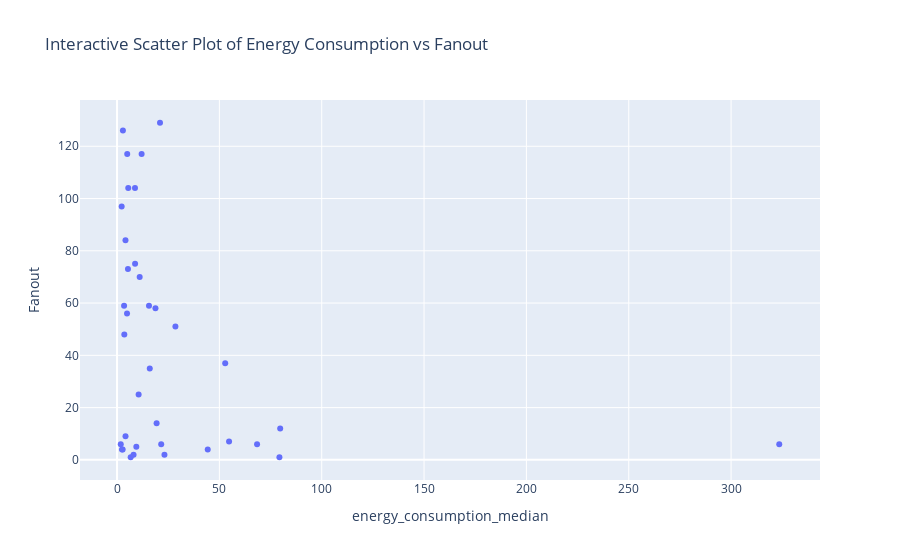

Here is the notebook cell this chart was saved with:
### Markdown cell above
## Hibernate-orm

### Code cell
import importlib
import utils2
importlib.reload(utils2)
from utils2 import *

data_hibernate = get_all_data_from_one_repo("hibernate-orm", 25, excluded_first_ancestor_class=" ")

all_project_means = mean_dict(data_hibernate)
df = create_dataframe_metric_energy(data_hibernate, "hibernate-orm")
scatter_plot(df)

### Figure 1 — Plotly figure (JSON) as saved in the notebook; plotly's stock layout.template omitted (floating-point values rounded to 4 significant figures)
{"data": [{"customdata": [["buildStaxFactory/0"], ["jaxb/4[javax.xml.stream.XMLEventReader,javax.xml.validation.Schema,org.hibernate.boot.jaxb.internal.JAXBContext,org.hibernate.boot.jaxb.Origin]"], ["mappingJaxbContext/0"], ["mappingJaxbContext/0"], ["doBind/1[org.hibernate.boot.jaxb.spi.Binder]"], ["peek/0"], ["getPhysicalNamingStrategy/0"], ["findResource/1[java.lang.String]"], ["hasNextIgnoringServiceConfigurationError/1[java.util.Iterator<?>]"], ["loadAll/0"], ["loadAll/0"], ["resolveLocalXsdSchema/1[java.lang.String]"], ["MethodDispatching/2[org.hibernate.bytecode.enhance.internal.bytebuddy.TypeDescription,org.hibernate.bytecode.enhance.internal.bytebuddy.EnhancerImpl.AnnotatedFieldDescription]"], ["buildBytecodeProvider/1[java.lang.String]"], ["make/2[TypePool,DynamicType.Builder<?>]"], ["registerKeyword/1[java.lang.String]"], ["makeConnection/2[java.lang.String,java.util.Properties]"], ["apply/1[java.sql.DatabaseMetaData]"], ["SqmCriteriaNodeBuilder/7[java.lang.String,java.lang.String,org.hibernate.query.sqm.internal.QueryEngine,boolean,org.hibernate.query.sqm.internal.ValueHandlingMode,org.hibernate.query.sqm.internal.ServiceRegistry,java.util.function.Supplier<org.hibernate.engine.spi.SessionFactoryImplementor>]"], ["accept/1[java.lang.String]"], ["applyRegistrationKeys/2[org.hibernate.type.BasicTypeReference<?>,java.lang.String[]]"], ["extractLoggableRepresentation/1[byte[]]"], ["verify/3[java.lang.String,org.hibernate.orm.test.boot.jaxb.mapping.ClassLoaderService,org.hibernate.orm.test.boot.jaxb.mapping.ServiceRegistryScope]"], ["verifyHbm/3[java.lang.String,org.hibernate.orm.test.boot.jaxb.mapping.ClassLoaderService,org.hibernate.orm.test.boot.jaxb.mapping.ServiceRegistryScope]"], ["getBytesFromInputStream/1[java.io.InputStream]"], ["createSeContainer/0"], ["getConnection/0"], ["init/1[org.hibernate.orm.test.delegation.SessionFactoryScope]"], ["fullyImplicitTest2/1[org.hibernate.orm.test.query.sql.SessionFactoryScope]"], ["getResultSetProxy/2[java.sql.ResultSet,java.sql.Statement]"], ["evaluate/0"], ["evaluate/0"], ["createTestUsingConstructorInjection/0"], ["collectInitializationErrors/1[java.util.List<java.lang.Throwable>]"], ["evaluate/0"], ["Log4J2DelegatingLogger/1[java.lang.String]"]], "hovertemplate": "energy_consumption_median=%{x}<br>Fanout=%{y}<br>identifier=%{customdata[0]}<extra></extra>", "legendgroup": "", "marker": {"color": "#636efa", "symbol": "circle"}, "mode": "markers", "name": "", "orientation": "v", "showlegend": false, "type": "scatter", "x": [3.448, 8.819, 11.06, 16.0, 1.815, 18.77, 6.664, 4.127, 12.01, 4.975, 21.0, 28.52, 21.58, 3.561, 54.73, 8.769, 52.85, 5.481, 4.881, 10.55, 15.61, 2.871, 2.746, 2.411, 23.16, 9.426, 5.34, 19.33, 44.31, 2.267, 323.5, 68.41, 4.141, 8.075, 79.71, 79.33], "xaxis": "x", "y": [59, 75, 70, 35, 6, 58, 1, 84, 117, 117, 129, 51, 6, 48, 7, 104, 37, 104, 56, 25, 59, 126, 4, 4, 2, 5, 73, 14, 4, 97, 6, 6, 9, 2, 12, 1], "yaxis": "y"}], "layout": {"legend": {"tracegroupgap": 0}, "title": {"text": "Interactive Scatter Plot of Energy Consumption vs Fanout"}, "xaxis": {"anchor": "y", "domain": [0, 1], "title": {"text": "energy_consumption_median"}}, "yaxis": {"anchor": "x", "domain": [0, 1], "title": {"text": "Fanout"}}}}
